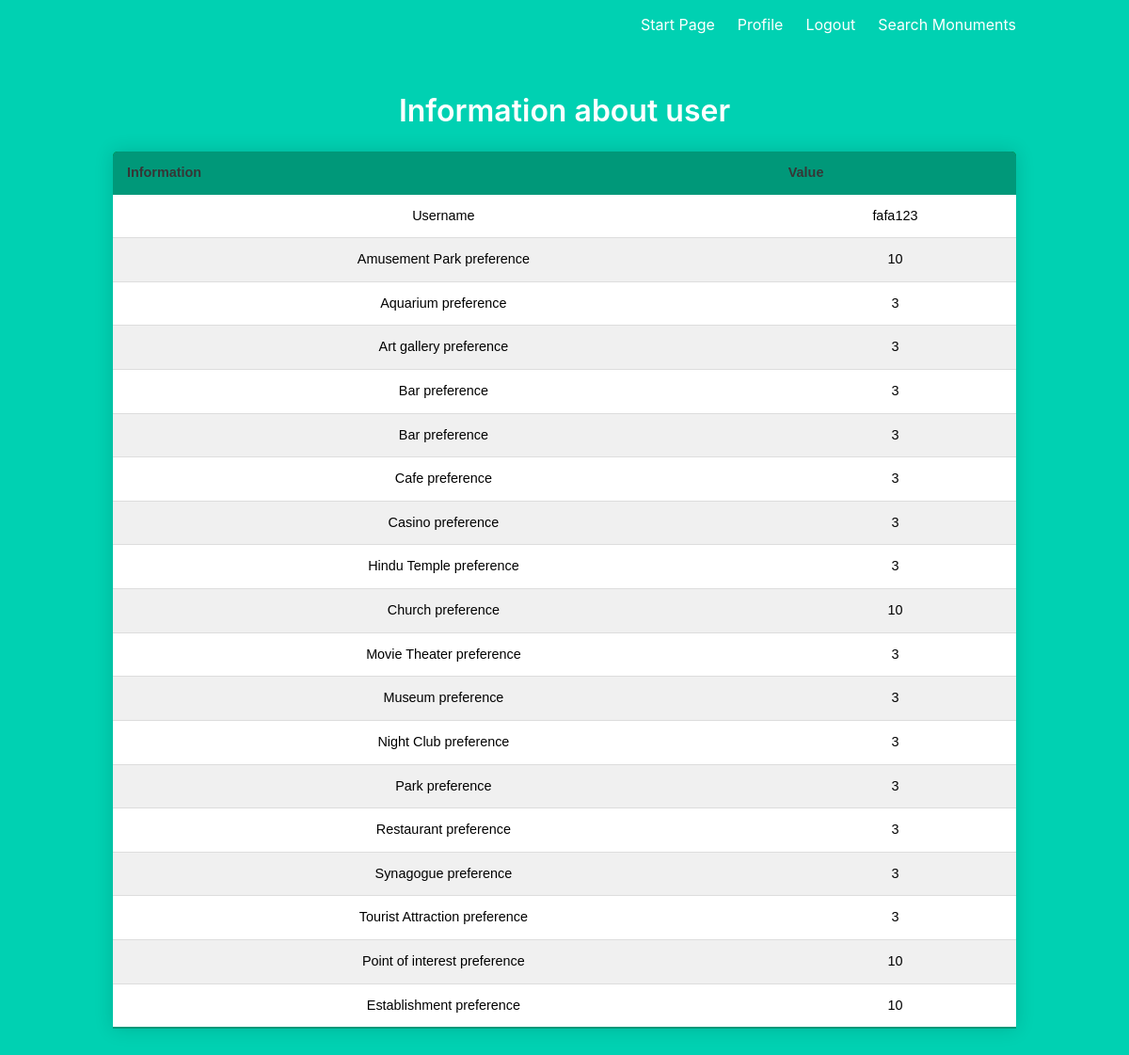
The app's page /profile (signed in), older data.
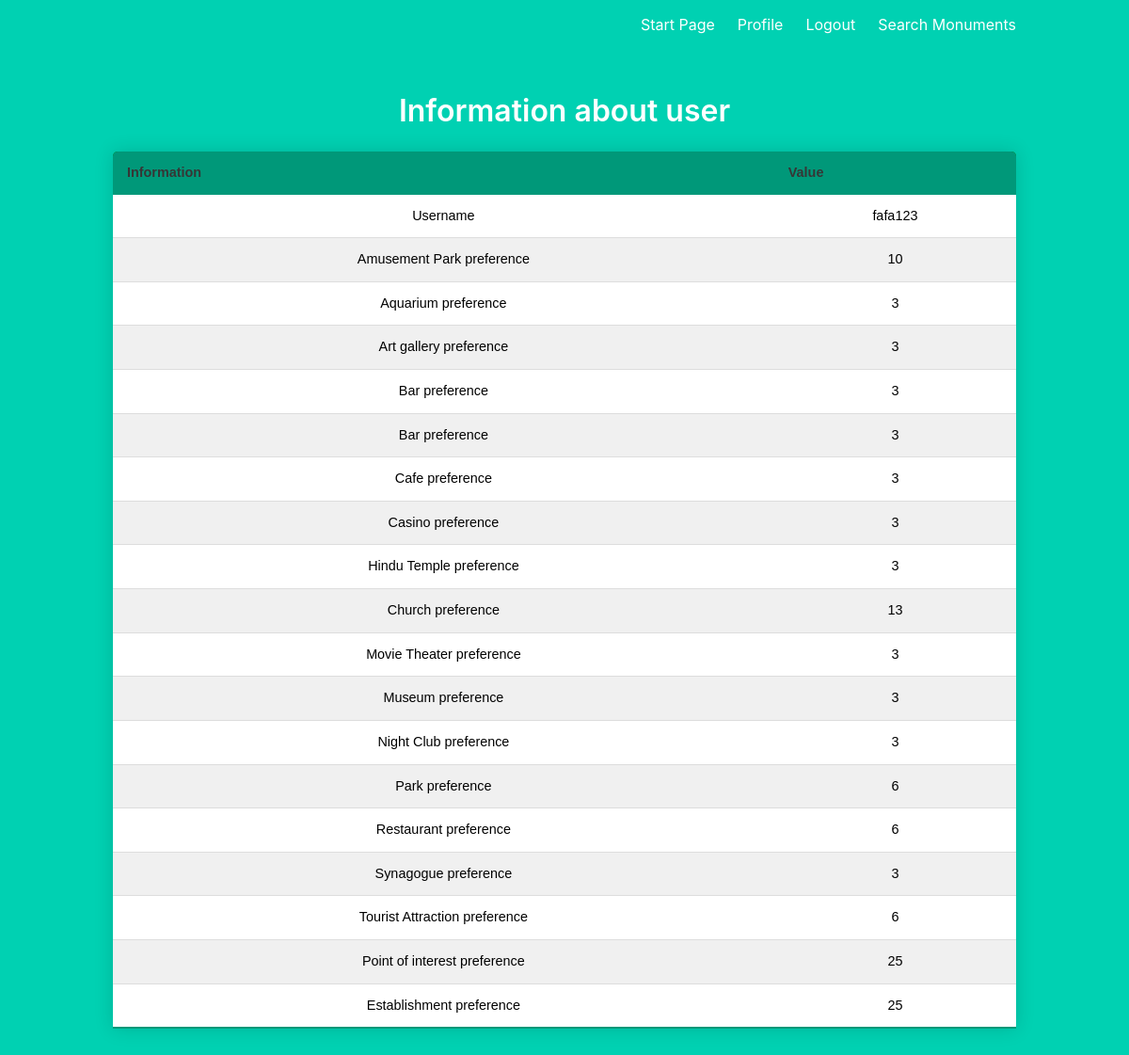
The same page, newer data.
### models.py (models this page shows, shortened)
class User(UserMixin, db.Model):
    id = db.Column(db.Integer, primary_key=True) # primary keys are required by SQLAlchemy
    login = db.Column(db.String(1000), unique=True)
    password = db.Column(db.String(100))

class Tags(db.Model):
    UserID = db.Column(db.Integer, primary_key=True)
    amusement_park = db.Column(db.Integer)
    aquarium = db.Column(db.Integer)
    art_gallery = db.Column(db.Integer)
    bar = db.Column(db.Integer)
    cafe = db.Column(db.Integer)
    casino = db.Column(db.Integer)
    hindu_temple = db.Column(db.Integer)
    church = db.Column(db.Integer)
    movie_theater = db.Column(db.Integer)
    museum = db.Column(db.Integer)
    night_club = db.Column(db.Integer)
    park = db.Column(db.Integer)
    restaurant = db.Column(db.Integer)
    synagogue = db.Column(db.Integer)
    tourist_attraction = db.Column(db.Integer)
    point_of_interest=db.Column(db.Integer)
    establishment=db.Column(db.Integer)

### main.py (the view)
@main.route('/profile')
@login_required
def userProfile():
    from .models import Tags
    tag = Tags.query.filter_by(UserID=current_user.id).first()
    print('id of user: ', current_user.id)
    if tag:
        return render_template('profileWithPreferences.html', name=current_user.login, yourtag=tag)
    return render_template('profile.html', name=current_user.login)

### __init__.py (called while the page is built)
def create_app():
    app = Flask(__name__)
    if __name__ == "__main__":
        app.run(ssl_context=('cert.pem', 'key.pem'))
    app.config['SECRET_KEY'] = '12345'
    app.config['SQLALCHEMY_DATABASE_URI'] = 'sqlite:///db.sqlite'
    cache.init_app(app, config={'CACHE_TYPE': 'SimpleCache'})
    with app.app_context():
        cache.clear()
    db.init_app(app)
    login_manager = LoginManager()
    login_manager.login_view = 'auth.login'
    login_manager.init_app(app)
    from .models import User
    @login_manager.user_loader
    def load_user(user_id):
        return User.query.get(int(user_id))
    from .auth import auth as auth_blueprint
    app.register_blueprint(auth_blueprint)
    from .main import main as main_blueprint
    app.register_blueprint(main_blueprint)
    return app

### templates/profileWithPreferences.html
{% extends "base.html" %}
{% block content %}
<h1 class="title">Information about user</h1>
<table class="styled-table">
    <thead>
        <tr>
            <th>Information</th>
            <th>Value</th>
        </tr>
    </thead>
    <tbody>
        <tr>
            <td>Username</td>
            <td>{{ name }}</td>
        </tr>
        <tr>
            <td>Amusement Park preference</td>
            <td>{{ yourtag.amusement_park }}</td>
        </tr>
        <tr>
            <td>Aquarium preference</td>
            <td>{{ yourtag.aquarium }}</td>
        </tr>
        <tr>
            <td>Art gallery preference</td>
            <td>{{ yourtag.art_gallery }}</td>
        </tr>
        <tr>
            <td>Bar preference</td>
            <td>{{ yourtag.bar }}</td>
        </tr>
        <tr>
            <td>Bar preference</td>
            <td>{{ yourtag.bar }}</td>
        </tr>
        <tr>
            <td>Cafe preference</td>
            <td>{{ yourtag.cafe }}</td>
        </tr>
        <tr>
            <td>Casino preference</td>
            <td>{{ yourtag.casino }}</td>
        </tr>
        <tr>
            <td>Hindu Temple preference</td>
            <td>{{ yourtag.hindu_temple }}</td>
        </tr>
        <tr>
            <td>Church preference</td>
            <td>{{ yourtag.church }}</td>
        </tr>
        <tr>
            <td>Movie Theater preference</td>
            <td>{{ yourtag.movie_theater }}</td>
        </tr>
        <tr>
            <td>Museum preference</td>
            <td>{{ yourtag.museum }}</td>
        </tr>
        <tr>
            <td>Night Club preference</td>
            <td>{{ yourtag.night_club }}</td>
        </tr>
        <tr>
            <td>Park preference</td>
            <td>{{ yourtag.park }}</td>
        </tr>
        <tr>
            <td>Restaurant preference</td>
            <td>{{ yourtag.restaurant }}</td>
        </tr>
        <tr>
            <td>Synagogue preference</td>
            <td>{{ yourtag.synagogue }}</td>
        </tr>
        <tr>
            <td>Tourist Attraction preference</td>
            <td>{{ yourtag.tourist_attraction }}</td>
        </tr>
        <tr>
            <td>Point of interest preference</td>
            <td>{{ yourtag.point_of_interest }}</td>
        </tr>
        <tr>
            <td>Establishment preference</td>
            <td>{{ yourtag.establishment }}</td>
        </tr>
    </tbody>
</table>
{% endblock %}

### templates/base.html (shortened to what this page needs)
<!DOCTYPE html>
<html>
<head>
    <link rel="stylesheet" href="https://cdnjs.cloudflare.com/ajax/libs/bulma/0.7.2/css/bulma.min.css" />
</head>
<body>
    <section class="hero is-primary is-fullheight">
        <div class="hero-head">
            <nav class="navbar">
                <div class="container">
                    <div id="navbarMenuHeroA" class="navbar-menu">
                        <div class="navbar-end">
                            {% if current_user.is_authenticated %}
                            <a href="{{ url_for('main.userpage') }}" class="navbar-item">
                                Start Page
                            </a>
                            {% endif %}
                            {% if current_user.is_authenticated %}
                            <a href="{{ url_for('main.userProfile') }}" class="navbar-item">
                                Profile
                            </a>
                            {% endif %}
                            {% if current_user.is_authenticated %}
                            <a href="{{ url_for('auth.logout') }}" class="navbar-item">
                                Logout
                            </a>
                            {% endif %}
                            {% if current_user.is_authenticated %}
                            <a href="{{ url_for('main.searchMonuments') }}" class="navbar-item">
                                Search Monuments
                            </a>
                            {% endif %}
                        </div>
                    </div>
                </div>
            </nav>
        </div>
        <div class="hero-body">
            <div class="container has-text-centered" id="dynamicplace">
                {% block content %}
                {% endblock %}
            </div>
        </div>
    </section>
</body>
</html>

### templates/base.html (style rules this page uses)
table { font-family: arial, sans-serif; border-collapse: collapse; width: 100%; }
td, th { border: 1px solid #dddddd; text-align: left; padding: 8px; }
.styled-table { border-collapse: collapse; margin: 25px 0; font-size: 0.9em; font-family: sans-serif; min-width: 400px; box-shadow: 0 0 20px rgba(0, 0, 0, 0.15); border-radius: 5px 5px 0 0; overflow: hidden; background: green; border: 0px; }
.styled-table thead tr { color: white; background-color: #009879; text-align: left; border: 0px; }
.styled-table th, .styled-table td { padding: 12px 15px; border: 0px; }
.styled-table tbody tr { border-bottom: 1px solid #dddddd; background-color: white; color: black; }
.styled-table tbody tr:nth-of-type(even) { background-color: #F0F0F0; }
.styled-table tbody tr:last-of-type { border-bottom: 2px solid #009879; }

Row changes from the older to the newer data that the page shows:
changed Tags: church "10" → "13"; park "3" → "6"; restaurant "3" → "6"; tourist_attraction "3" → "6"; point_of_interest "10" → "25"; establishment "10" → "25"
